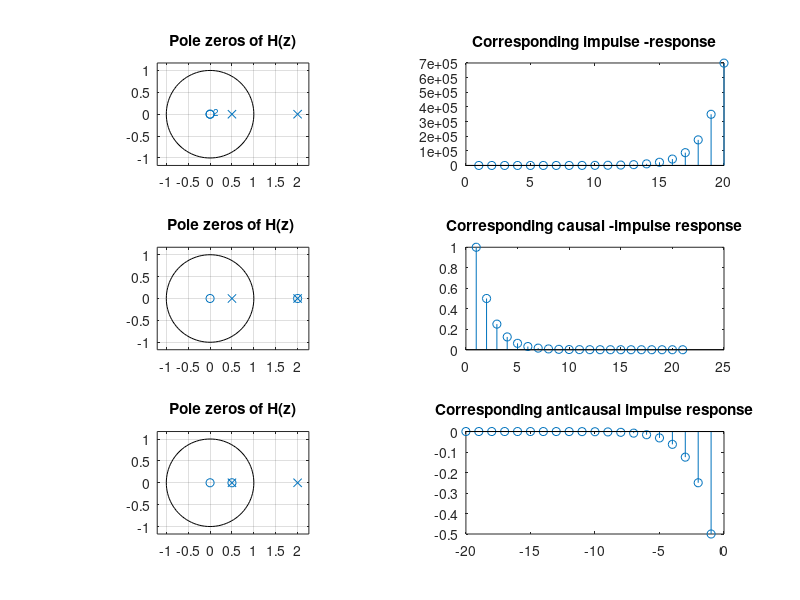

This chart was generated by the following MATLAB code:
clc; clear; close all; 
format compact;

% defining variables
num = [1]; den = [1, -2.5 , 1];
figure (1);
subplot (321) ; zplane (num , den ); title ('Pole zeros of H(z)');  
subplot (322) ; stem ( impz (num , den )); title (' Corresponding impulse -response ');

% Assuming system to be causal , and cancelling the pole at 2.
num1 = conv (num , [1 , -2]);
subplot (323) ; zplane (num1 , den ); title ('Pole zeros of H(z) ');
subplot (324) ; stem ( impz (num1 , den )); title (' Corresponding causal -impulse response ');

% Assuming system to be anticausal , and cancelling the pole at 1/2.
num2 = conv (num , [1 , -1/2]) ;
subplot (325) ; zplane (num2 , den ); title ('Pole zeros of H(z)');
subplot (326) ;
n = -20: -1;
h = - 2.^n;
stem (n,h); title (' Corresponding anticausal impulse response ');
